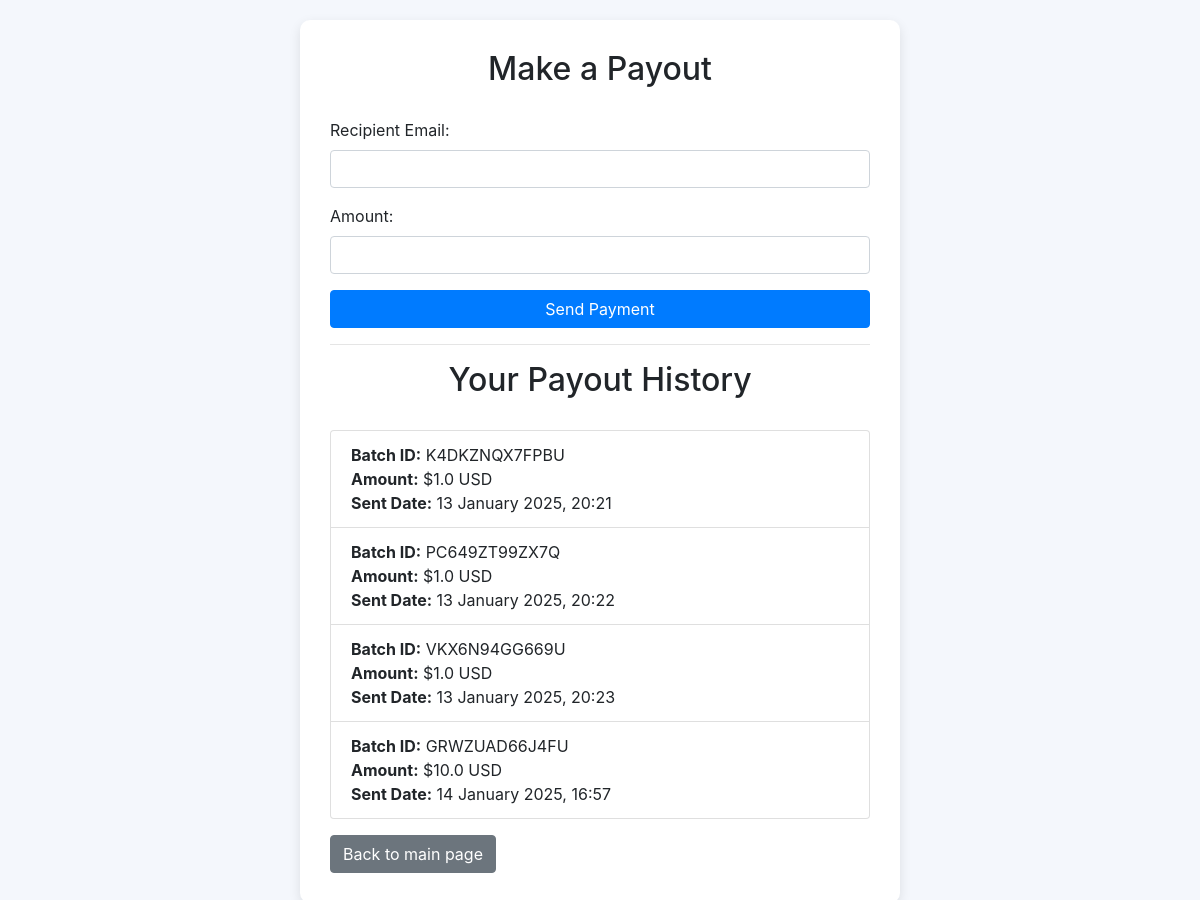
The page /payout (signed in) on the database as committed earlier.
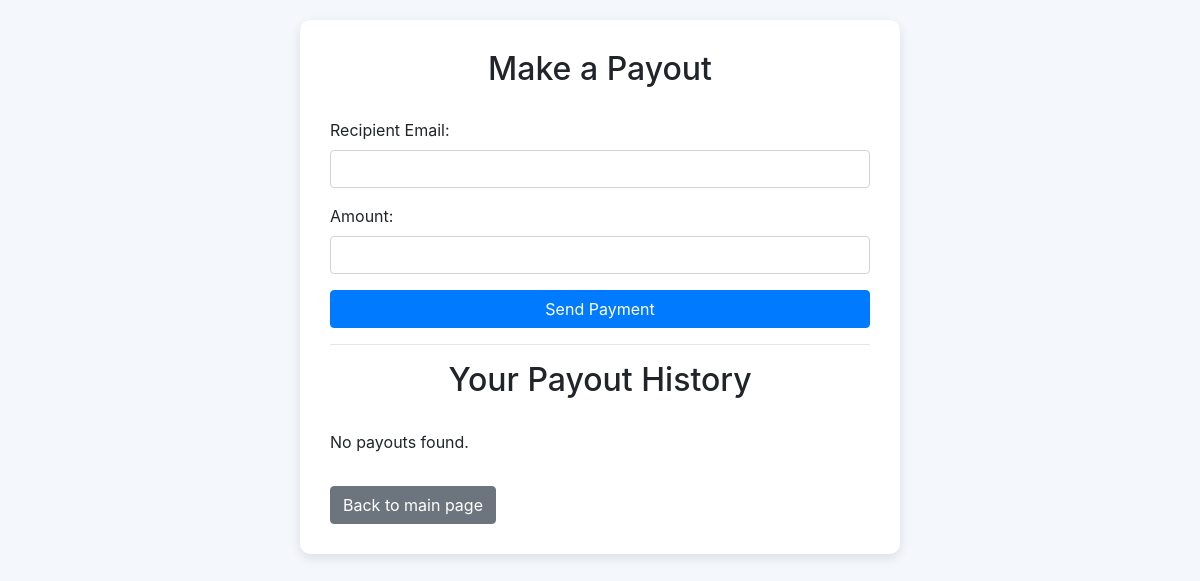
The same page on the database as committed later.
### models.py (models this page shows, shortened)
class PayoutHistory(db.Model):
    id = db.Column(db.Integer, primary_key=True)
    user_id = db.Column(db.Integer, db.ForeignKey('user.id'), nullable=False)
    batch_id = db.Column(db.String(255), unique=True, nullable=False)
    amount = db.Column(db.String(50), nullable=False)
    currency = db.Column(db.String(10), nullable=False)
    recipient_email = db.Column(db.String(255), nullable=False)
    sent_date = db.Column(db.DateTime, nullable=False, default=datetime.utcnow)
    user = db.relationship('User', backref='payouts')

### app.py (the view, shortened to what this page needs)
@app.route('/payout', methods=['GET', 'POST'])
@login_required
def payout():
    user_payouts = PayoutHistory.query.filter_by(user_id=current_user.id).all()
    return render_template('payout.html', payouts=user_payouts)

### app.py (called while the page is built)
@login_manager.user_loader
def load_user(user_id):
    user = User.query.get(int(user_id))
    if not user:
        user = Teacher.query.get(int(user_id))
    if not user:
        user = Admin.query.get(int(user_id))
    return user

### templates/payout.html (shortened to what this page needs)
<!DOCTYPE html>
<html lang="en">
<head>
    <link rel="stylesheet" href="https://cdn.jsdelivr.net/npm/bootstrap@4.3.1/dist/css/bootstrap.min.css">
</head>
<body>
    <div class="container">
        <h2>Make a Payout</h2>
        <form method="POST">
            <div class="form-group">
                <label for="email">Recipient Email:</label>
                <input type="email" name="email" id="email" class="form-control" required>
            </div>
            <div class="form-group">
                <label for="amount">Amount:</label>
                <input type="number" step="0.01" name="amount" id="amount" class="form-control" required>
            </div>
            <button type="submit" class="btn btn-primary btn-block">Send Payment</button>
        </form>
        <hr>
        <h2>Your Payout History</h2>
        {% if payouts %}
            <ul class="list-group">
                {% for payout in payouts %}
                    <li class="list-group-item">
                        <strong>Batch ID:</strong> {{ payout.batch_id }}<br>
                        <strong>Amount:</strong> ${{ payout.amount }} {{ payout.currency }}<br>
                        <strong>Sent Date:</strong> {{ payout.sent_date.strftime('%d %B %Y, %H:%M') }}<br>
                    </li>
                {% endfor %}
            </ul>
        {% else %}
            <p>No payouts found.</p>
        {% endif %}
        <a href="{{ url_for('user_page') }}" class="btn btn-secondary mt-3">Back to main page</a>
    </div>
</body>
</html>

### templates/payout.html (style rules this page uses)
body { background-color: #f4f7fc; padding: 20px; }
.container { max-width: 600px; margin: 0 auto; background-color: #fff; padding: 30px; border-radius: 10px; box-shadow: 0 4px 12px rgba(0, 0, 0, 0.1); }
h2 { text-align: center; margin-bottom: 30px; }

Rows that differ between the two databases and show on the page:
removed PayoutHistory: batch_id "K4DKZNQX7FPBU", amount "1.0", currency "USD", sent_date "13 January 2025, 20:21"
removed PayoutHistory: batch_id "PC649ZT99ZX7Q", amount "1.0", currency "USD", sent_date "13 January 2025, 20:22"
removed PayoutHistory: batch_id "VKX6N94GG669U", amount "1.0", currency "USD", sent_date "13 January 2025, 20:23"
removed PayoutHistory: batch_id "GRWZUAD66J4FU", amount "10.0", currency "USD", sent_date "14 January 2025, 16:57"
Other text that changed with them:
text now shown: "No payouts found."
